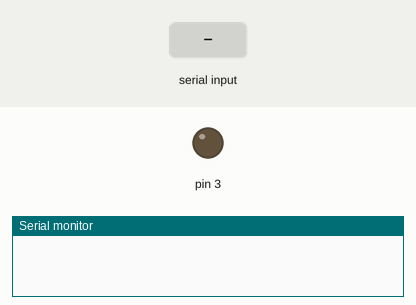
Simulated run of this sketch. Board: Arduino Uno, built with avr-gcc and run on an emulated ATmega328P. On the bench: output pins drawn as LEDs (lit = HIGH), the last lines printed to the serial monitor. The inputs (shaded band) are chosen by the test bench.

Above: at 1.2 s.
1.3 s: "1" received over Serial
At 1.8 s:
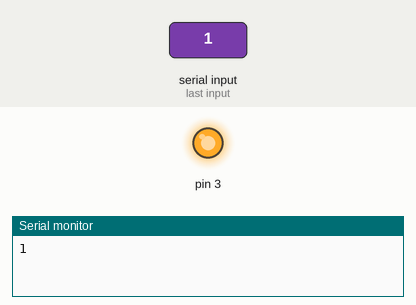
2.8 s: "0" received over Serial
At 4.2 s:
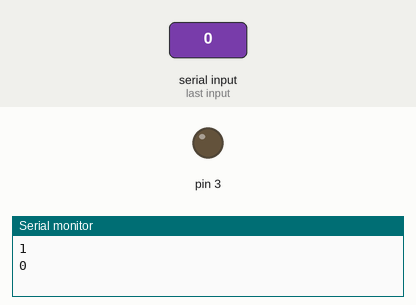
Timing chart, 0 to 5.8 s (numbered marks = the images above; inputs shaded):
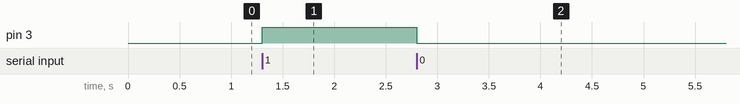

Measured:
- after the input at 1.3 s, pin 3: LOW → HIGH at once
- after the input at 2.8 s, pin 3: HIGH → LOW at once

The sketch:

motorononandoffwith_Blueetooth.ino
```cpp
int rmp=3;
char value;


void setup() {

  pinMode(3,OUTPUT);
Serial.begin(9600);
}

void loop() {

  if(Serial.available()>0)
  {
    value=Serial.read();
    Serial.println(value);
    }
    if(value=='1')
     {
    digitalWrite(3,1);
    }

    else
    {
    digitalWrite(3,0);
    }


}
```
